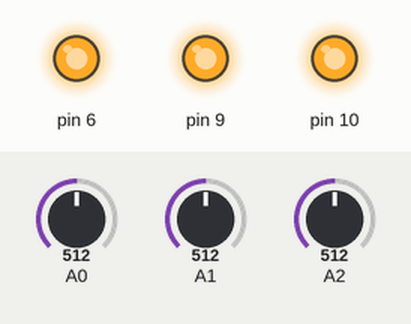
Recording of a sketch running on a simulated Arduino Uno, built with avr-gcc and run on an emulated ATmega328P. Shown: output pins drawn as LEDs (lit = HIGH). The inputs (shaded band) are chosen by the test bench; at power-on: A0 = 512, A1 = 512, A2 = 512.

Above: at 1.3 s.
1.4 s: A0 set to 110
2.9 s: A0 set to 95
At 3.3 s:
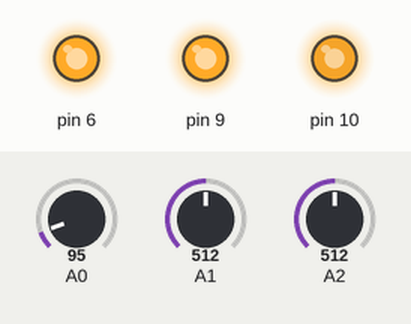
4.4 s: A1 set to 30
At 5.6 s:
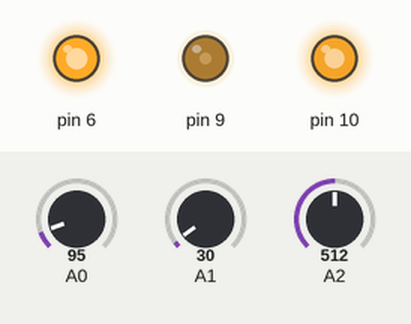
5.9 s: A2 set to 109
7.4 s: A2 set to 97
At 7.9 s:
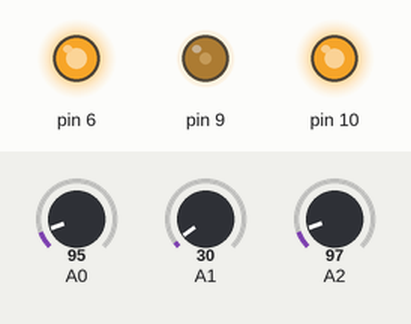
8.9 s: A1 set to 306
At 10.3 s:
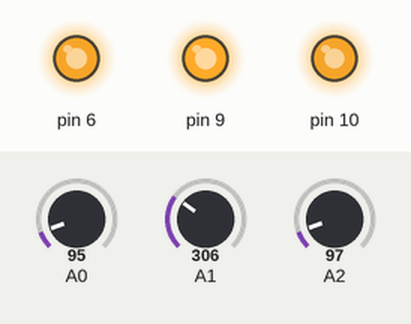
Timing chart, 0 to 11.4 s (numbered marks = the images above; inputs shaded):
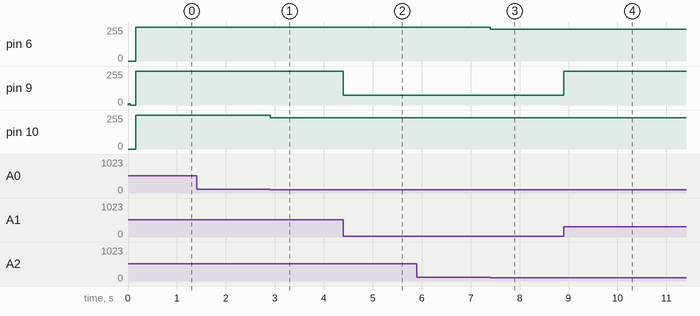

The sketch:

colorByRotation.ino
```cpp
#include <Ball2.h>
#include <MsTimer2.h>
#include <EEPROM.h>

Ball2 ball;
int force, simpleColor;
int x, y, z;

void setup(){
  checkBattery();
  MsTimer2::set(5, processAD);
  MsTimer2::start();
}

void loop() {
  x = map(constrain(ball.getX(), 0, 105), 0, 105, 0, 255);
  y = map(constrain(ball.getY(), 0, 105), 0, 105, 0, 255);
  z = map(constrain(ball.getZ(), 0, 105), 0, 105, 0, 255);
  ball.setColor(x, y, z);
}

void processAD(){
  ball.processAD();
}

void checkBattery() {
  int flashes;
  float batteryLevel = ball.getBatteryLevel();
  if(batteryLevel>4.0f)
    flashes=6;
  else if (batteryLevel>3.95f)
    flashes=5;
  else if (batteryLevel>3.90f)
    flashes=4;
  else if (batteryLevel>3.80f)
    flashes=3;
  else if (batteryLevel>3.70f)
    flashes=2;
  else
    flashes=1;

  for(int i = 0;i<flashes;i++){
    ball.setColor(0,10,0);
    delay(50);
    ball.setColor(0,0,0);
    delay(100);
  }
}
```

Measured:
- after the input at 1.4 s, every drawn part: stays the same
- after the input at 2.9 s, pin 10: 255/255 → 233/255 at once
- after the input at 4.4 s, pin 9: 255/255 → 75/255 at once
- after the input at 5.9 s, every drawn part: stays the same
- after the input at 7.4 s, pin 6: 255/255 → 238/255 at once
- after the input at 8.9 s, pin 9: 75/255 → 255/255 at once
